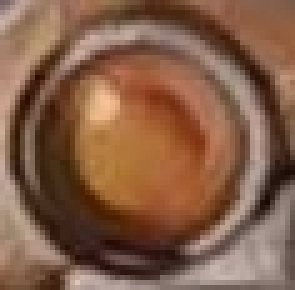
#> input picture teplate_c.jpg, 59 x 58 px (shown 5 times larger)
$ python -i ticket_to_ride3.py   (imports and definitions only)
#> lines starting #> are read from the running program, lines starting #| are printed output that depends on the picture
#> in predict_image, img is the input picture: shape (58, 59, 3); mean B, G, R 71.3, 94, 132.2
from typing import Union

from collections import defaultdict
from itertools import combinations

import numpy as np
import cv2
from skimage.transform import rescale
from skimage.measure import label, find_contours
from skimage.filters import gaussian
from scipy.spatial.distance import cdist
import scipy.stats as st

from skimage.feature import match_template
from scipy.ndimage import convolve
from skimage.measure import label
import matplotlib.pyplot as plt
import imageio

COLORS = ('blue', 'green', 'black', 'yellow', 'red')
TRAINS2SCORE = {1: 1, 2: 2, 3: 4, 4: 7, 6: 15, 8: 21}


def get_local_centers(corr, th):
    lbl, n = label(corr >= th, connectivity=2, return_num=True)
    return np.int16([np.round(np.mean(np.argwhere(lbl == i), axis=0)) for i in range(1, n + 1)])


# [13 lines left out: functions plot_rectangles, plot_img, not called in this run]

def crop(img):
    x, y = 3338, 1709
    h, w = 60, 60
    return img[y-h:y, x-w:x]

def get_city_centers(img, all_img):
    template = all_img
    template = crop(template)

    return apply_template(img, template, True)

# [25 lines left out: functions apply_template, apply_morfology, not called in this run]

def apply_black_morfology(mask):
    mask_int = mask.astype(np.uint8)
    kernel = np.ones((2, 2),np.uint8)
    mask_int_eroded = cv2.erode(mask_int, kernel,iterations = 1)

    kernel = np.ones((6,6))
    mask_red_opened = cv2.morphologyEx(mask_int_eroded, cv2.MORPH_OPEN, kernel)
    kernel = np.ones((11,11))


    mask_int_dilated = cv2.dilate(mask_red_opened, kernel,iterations = 1)

    kernel = np.ones((15,15))
    mask_red_opened2 = cv2.morphologyEx(mask_int_dilated, cv2.MORPH_OPEN, kernel)
    mask_int_dilated2 = cv2.dilate(mask_red_opened2, kernel,iterations = 1)
    return mask_int_dilated2

def calc_trains(contours, aver_len):
    num = 0
    for c in contours:
        num += round(cv2.arcLength(c,True) / aver_len)
    return num

# [7 lines left out: function get_trains_colored, not called in this run]

def get_wagons(img, mask, template, len = 380, cut = True, black = False):
    #no empty fields
    mask = mask.astype(np.uint8)
    if cut:
        points = apply_template(img, template)
        mask = plot_rectangles(mask, points, (110, 110), -1, (0, 0, 0))

    #morfolgy
    if black:
        mask = apply_black_morfology(mask)
    else:
        mask = apply_morfology(mask)
    #contours
    contours, hierarchy = cv2.findContours(mask, cv2.RETR_EXTERNAL, cv2.CHAIN_APPROX_SIMPLE)
    return calc_trains(contours, 350)

# [17 lines left out: functions get_red_wagons, get_blue_wagons, not called in this run]

def get_black_wagons(img):
    HLS = cv2.cvtColor(img, cv2.COLOR_RGB2HLS)
#> HLS: shape (58, 59, 3); mean of channels 0, 1, 2 109.4, 101.8, 93.2
    LIGHT = HLS[:, :, 1]
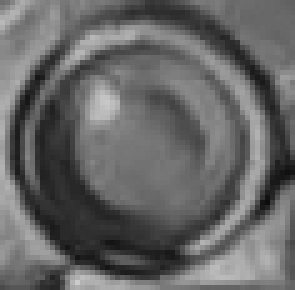
#> LIGHT: shape (58, 59) (shown 5 times larger); min 13, max 203, mean 101.8
    SAT = HLS[:, :, 2]
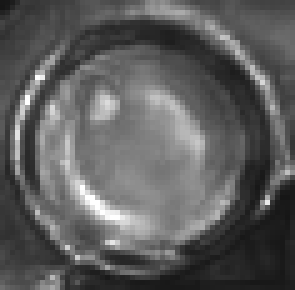
#> SAT: shape (58, 59) (shown 5 times larger); min 22, max 255, mean 93.2
    img[0:150, :] = (255, 255, 255)
#> img: shape (58, 59, 3); every value is 255
    img[2436:, :] = (255, 255, 255)
    img[:, 0:110] = (255, 255, 255)
    img[:, 3726:] = (255, 255, 255)
    mask = (LIGHT < 30) & (SAT < 35)
#> mask: shape (58, 59) bool; every value is 0
    return get_wagons(img, mask, img, 400, False, True)
#> in get_wagons, `contours, hierarchy = cv2.findContours(mask, cv2.RETR_EXTERNAL, cv2.CH..`: contours = []
#> after the loop in calc_trains, `for c in contours:`: num = 0

# [6 lines left out: function get_yellow_wagons, not called in this run]

def get_green_wagons(img, HUE):
    mask = ((HUE > 70) & (HUE < 85)).astype(np.uint8)
    return get_wagons(img, mask, img, 330, False)


def predict_image(img: np.ndarray) -> (Union[np.ndarray, list], dict, dict):
    img = img[..., ::-1]
    black_n = get_black_wagons(img)
#> black_n = 0
    all_img = cv2.imread("/autograder/source/train/all.jpg")
    # all_img = cv2.imread("train/all.jpg")

    city_centers = get_city_centers(img, all_img)
    colored_trains_img = get_trains_colored(img)
    HLS = cv2.cvtColor(colored_trains_img, cv2.COLOR_RGB2HLS)
    HUE = HLS[:, :, 0]


    red_n = get_red_wagons(img, HUE, all_img)
    blue_n = get_blue_wagons(img, HUE, all_img)
    yellow_n = get_yellow_wagons(img, HUE, all_img)
    green_n = get_green_wagons(img, HUE)

    n_trains = {'blue': blue_n, 'green': green_n, 'black': black_n, 'yellow': yellow_n, 'red': red_n}
    scores = {'blue': blue_n, 'green': green_n, 'black': black_n, 'yellow': yellow_n, 'red': red_n}
    return city_centers, n_trains, scores

>>> import cv2
>>> picture = cv2.cvtColor(cv2.imread('teplate_c.jpg'), cv2.COLOR_BGR2RGB)
#> (the run stopped early here; a loop or call above may not have finished)
